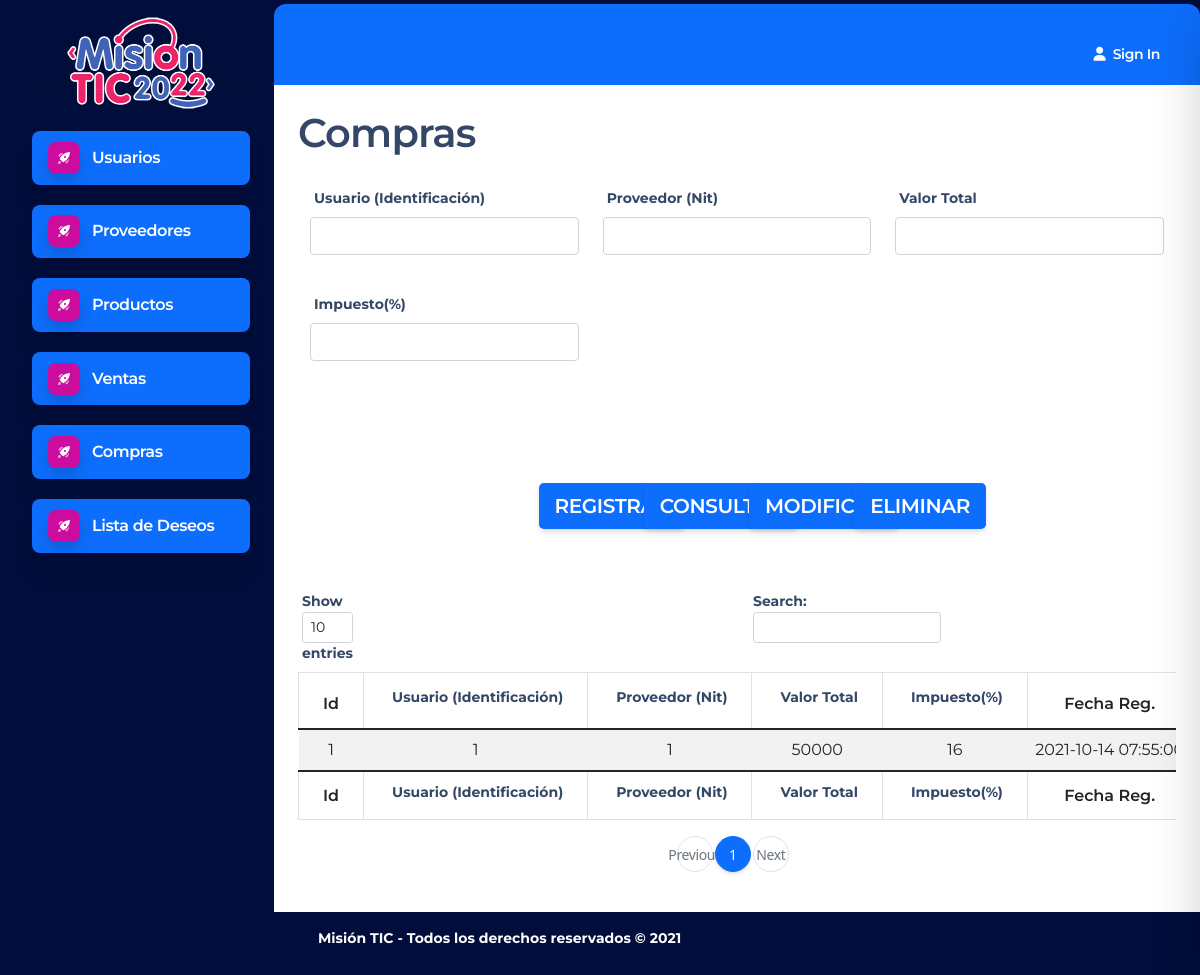
The app's page /compras/ with its own data.
### tables this page shows
CREATE TABLE menu (id INTEGER PRIMARY KEY ASC AUTOINCREMENT NOT NULL, nombre VARCHAR NOT NULL, descripcion VARCHAR (255) NOT NULL, url VARCHAR (100), icono VARCHAR (50), fecha_registro DATETIME NOT NULL, usuario_registro INT (11) NOT NULL, estado INT (1) NOT NULL);

CREATE TABLE compras (id INTEGER PRIMARY KEY ASC AUTOINCREMENT, id_usuario INTEGER REFERENCES usuarios (id) NOT NULL, id_proveedor INTEGER REFERENCES proveedores (id) NOT NULL, valor_total DECIMAL (9, 2) NOT NULL, impuestos DECIMAL (9, 2) NOT NULL, fecha_registro DATETIME NOT NULL, usuario_registro INT (1) NOT NULL, estado INT (1) NOT NULL);

### main.py (the view)
@app.route('/compras/')
def homeCompra():
    return compra_ctrl.index(menu)

### views/forms/CompraForm.py
class CompraForm(FlaskForm):
    usuario = StringField('Usuario (Identificación)', validators=[InputRequired()])
    proveedor = StringField('Proveedor (Nit)', validators=[InputRequired()])
    valor_total = FloatField('Valor Total', validators=[InputRequired()])
    impuesto = FloatField('Impuesto(%)')

### controllers/CompraController.py (called while the page is built)
    def index(self, menu):
        data = form.CompraForm()
        lista = self.getAll()
        cant_elements = 0
        if len(lista)>0: cant_elements = len(lista[0])
        return render_template('CompraView.html', form=[data, lista, cant_elements, menu])

    def getAll(self):
        rows = None
        with sqlite3.connect('db/ecommerceDB.db') as connection:
            cur = connection.cursor()
            query = 'SELECT * FROM compras WHERE estado = 1'
            cur.execute(query)
            rows = cur.fetchall()
        return rows

### views/CompraView.html
{% from 'helpers/Template.html' import StartTemplate with context %}
{{  StartTemplate(form[3]) }}
		<div class="container">
			<div class="container-form">
				<h1>Compras</h1>
				<form action="" method="post">
					{% from 'helpers/FormsHelper.html' import generateForm with context %}
					{{ generateForm(form[0]) }}
				</form>
			</div>
			<div class="container-buttons">
				{% from 'helpers/ButtonsHelper.html' import generateButtons with context %}
				{{ generateButtons() }}
			</div>
			<div class="container-table">
				{% from 'helpers/TableHelper.html' import generateTable with context %}
				{{ generateTable(form) }}
			</div>
		</div>
{% from 'helpers/Template.html' import EndTemplate with context %}
{{ EndTemplate() }}

### views/helpers/Template.html (shortened to what this page needs)
{% macro StartTemplate(menu) %}
<!DOCTYPE html>
<html lang="en">
<head>
  <link rel="stylesheet" href="{{ url_for('static',filename='template/assets/css/nucleo-icons.css') }}">
  <link rel="stylesheet" href="{{ url_for('static',filename='template/assets/css/nucleo-svg.css') }}">
  <link rel="stylesheet" href="{{ url_for('static',filename='template/assets/css/soft-ui-dashboard.css') }}">
  <link rel="stylesheet" href="{{ url_for('static',filename='css/custom.css') }}">
  <link rel="stylesheet" href="{{ url_for('static',filename='libs/bootstrap/css/bootstrap.min.css') }}">
  <link rel="stylesheet" href="{{ url_for('static',filename='libs/bootstrap/css/bootstrap-grid.min.css') }}">
  <link rel="stylesheet" href="{{ url_for('static',filename='libs/bootstrap/css/bootstrap-reboot.min.css') }}">
  <link rel="stylesheet" href="{{ url_for('static',filename='libs/bootstrap/css/bootstrap-utilities.min.css') }}">
</head>
<body class="g-sidenav-show ">
  <aside class="sidenav navbar navbar-vertical navbar-expand-xs border-0 border-radius-xl my-3 fixed-start ms-3 " id="sidenav-main">
    <div class="sidenav-header">
      <a href="/" target="_blank" class="container-logo">
        <img src="{{ url_for('static',filename='template/assets/img/logo-ct.png') }}"  alt="main_logo" class="main-logo">
      </a>
    </div>
    <hr class="horizontal dark mt-0">
      <ul class="navbar-nav">
        {% for field in menu %}
        <li class="nav-item">
          <a class="nav-link  active" href="{{ field[3] }}" title="{{ field[2] }}">
            <div class="icon icon-shape icon-sm shadow border-radius-md bg-white text-center me-2 d-flex align-items-center justify-content-center">
            </div>
            <span class="nav-link-text ms-1">{{ field[1] }}</span>
          </a>
        </li>
         {% endfor %}
      </ul>
  </aside>
  <main class="main-content position-relative max-height-vh-100 h-100 mt-1 border-radius-lg ">
    <nav class="navbar navbar-main navbar-expand-lg px-0 mx-4 shadow-none border-radius-xl" id="navbarBlur" navbar-scroll="true">
      <div class="container-fluid py-1 px-3">
        <div class="collapse navbar-collapse mt-sm-0 mt-2 me-md-0 me-sm-4" id="navbar">
          <ul class="navbar-nav  justify-content-end">
            <li class="nav-item d-flex align-items-center">
              <a href="javascript:;" class="nav-link text-body font-weight-bold px-0" style="color: white !important; font-family: 'Montserrat';">
                <i class="fa fa-user me-sm-1"></i>
                <span class="d-sm-inline d-none">Sign In</span>
              </a>
            </li>
          </ul>
        </div>
      </div>
    </nav>
    <div class="container-fluid py-4 main-container-app">
{% endmacro %}
{% macro EndTemplate() %}
    </div>
      <footer class="footer pt-3  ">
        <div class="container-fluid">
          <div class="row align-items-center justify-content-lg-between">
            <div class="col-lg-6 mb-lg-0 mb-4">
              <div class="copyright text-center text-sm text-muted text-lg-start" style="color: white !important; font-family: 'Montserrat' !important; font-weight: 700 !important;">
                Misión TIC - Todos los derechos reservados
                ©
              </div>
            </div>
          </div>
        </div>
      </footer>
  </main>
</body>
</html>
{% endmacro %}

### views/helpers/FormsHelper.html (shortened to what this page needs)
{% macro generateForm(form) %}
	<div class="container">
		<div class="row">
			{% for field in form %}
				{% if field.type != 'CSRFTokenField' and field.type != 'SubmitField'%}
						<div class="form-group col-sm-4 col-md-4 col-lg-4 col-xl-4" style="margin-top:20px;">
							{{ field.label }}
							{% if field.errors %}
								{{ field(class='form-control is-invalid') }}
							{% else %}
								{{ field(class='form-control') }}
							{% endif %}
						</div>
				{% else %}
				<div class="row">
					<div class="form-group col-sm-12 col-md-12 col-lg-12 col-xl-12" style="margin-top:20px;">
					</div>
				</div>
				{% endif %}
			{% endfor %}
			</div>
	</div>
{% endmacro %}

### views/helpers/ButtonsHelper.html
{% macro generateButtons() %}
<div class="row justify-content-center">
    <div class="form-group col-sm-6 col-md-6 col-lg-6 col-xl-6" style="margin-top:20px;">
        <div class="row">
            <div class="col-sm-3 col-md-3 col-lg-3 col-xl-3">
                <button type="button" id="btnRegistrar" class="btn btn-primary btn-lg">Registrar</button>
            </div>
            <div class="col-sm-3 col-md-3 col-lg-3 col-xl-3">
                <button type="button" id="btnConsultar" class="btn btn-primary btn-lg">Consultar</button>
            </div>
            <div class="col-sm-3 col-md-3 col-lg-3 col-xl-3">
                <button type="button" id="btnModificar" class="btn btn-primary btn-lg">Modificar</button>
            </div>
            <div class="col-sm-3 col-md-3 col-lg-3 col-xl-3">
                <button type="button" id="btnEliminar" class="btn btn-primary btn-lg">Eliminar</button>
            </div>
        </div>
    </div>
</div>
{% endmacro %}

### views/helpers/TableHelper.html
{% macro generateTable(data) %}
    {% if form[2] > 0 %}
        <table id="info-table" class="table table-striped table-bordered" style="width:100%">
            <thead id="thead-table">
                    <tr>
                        <th style="text-align:center;  font-family: 'Montserrat';">Id</th>
                        {% for field in form[0] %}
                            {% if field.type != 'CSRFTokenField' and field.type != 'SubmitField'%}
                                <th style="text-align:center; font-family: 'Montserrat';">{{ field.label }}</th>
                            {% endif %}
                        {% endfor %}
                        <th style="text-align:center;  font-family: 'Montserrat';">Fecha Reg.</th>
                    </tr>
            </thead>
            <tbody id="tbody-table">
                <tr style="text-align:center; font-family: 'Montserrat';">
                    {% for field in form[1] %}
                         {% for i in range(form[2]-2) %}
                            <td style="text-align:center; font-family: 'Montserrat';">{{ field[i] }}</td>
                         {% endfor %}
                    {% endfor %}
                </tr>
            <tfoot id="tfoot-table">
                    <tr>
                        <th style="text-align:center;  font-family: 'Montserrat';">Id</th>
                        {% for field in form[0] %}
                            {% if field.type != 'CSRFTokenField' and field.type != 'SubmitField'%}
                                <th style="text-align:center; font-family: 'Montserrat';">{{ field.label }}</th>
                            {% endif %}
                        {% endfor %}
                        <th style="text-align:center; font-family: 'Montserrat';">Fecha Reg.</th>
                    </tr>
            </tfoot>
        </table>
    {% else %}
    <div class="container-no-data">
        <span>No hay información para mostrar</span>
    </div>
    {% endif %}
{% endmacro %}

### static/template/assets/css/nucleo-svg.css (style rules this page uses)
.icon { display: inline-block; color: #111111; height: 1em; width: 1em; }
.icon-sm { height: 0.8em; width: 0.8em; }
.icon { fill: currentColor; stroke: none; }

### static/css/custom.css (style rules this page uses)
.container-buttons { margin:30px; }
.container-table { overflow-x: scroll; }
.main-container-app { background: white; }
.main-content { background: #0d6efd; color: white; }
.navbar-nav .nav-item { margin-top:20px !important; }
body, td { font-family: 'Montserrat', sans-serif; }
label { font-family: 'Montserrat', sans-serif; font-size: 14px; }
.form-control { font-family: 'Montserrat'; }
h1,h2,h3,h4,h5,h6 { font-family: 'Montserrat' ; font-weight: 600 !important; }
[type=button]:not(:disabled), [type=reset]:not(:disabled), [type=submit]:not(:disabled), button:not(:disabled) { cursor: pointer; font-family: 'Montserrat'; font-weight: 600; }
.navbar-vertical .navbar-nav>.nav-item .nav-link.active { color: #ffffff !important; background-color: rgb(13 110 253) !important; font-family: 'Montserrat'; font-size: 16px; }
html { overflow-y: hidden; }
.pt-3 { padding: 2rem !important; }
.copyright { color: white !important; font-family: 'Montserrat' !important; font-weight: 700 !important; }
.g-sidenav-show { background: rgb(1 13 58) !important; }
.container-logo { padding: 50px; }
.main-logo { width: 60% !important; }

### records on screen
menu: nombre "Usuarios"
menu: nombre "Proveedores"
menu: nombre "Productos"
menu: nombre "Ventas"
menu: nombre "Compras"
menu: nombre "Lista de Deseos"
compras: id "1" "1" "1" "50000" "16" "2021-10-14…"

### other values on screen
{{ field.label }} "Usuario (Identificación)" "Proveedor (Nit)" "Valor Total" "Impuesto(%)"
